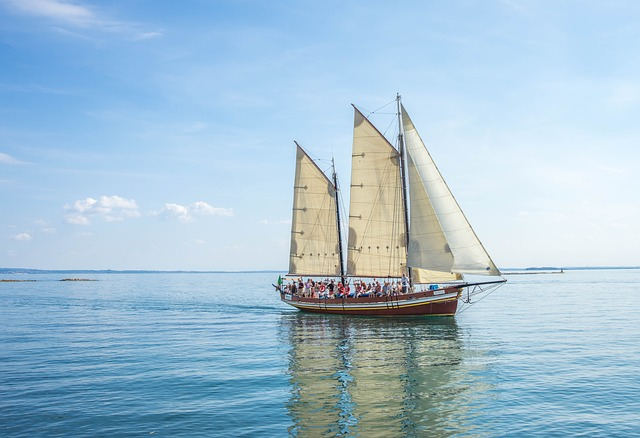
#> input picture eldyn_networks/ship.jpg, 640 x 438 px
$ python field_representaion.py   (older library calls are emulated)
#> lines starting #> are read from the running program, lines starting #| are printed output that depends on the picture
from PIL import Image, ImageDraw
import numpy as np

resize_width = 300
infile = "ship.jpg"
outfile = "test.thumbnail.jpg"
img = Image.open(infile)
#> img is the input picture: PIL image 640x438 RGB; mean R, G, B 163.1, 192.3, 211.3
#img.show()

# The file format of the source file.
print(img.format) # Output: JPEG
#| JPEG

# The pixel format used by the image. Typical values are “1”, “L”, “RGB”, or “CMYK.”
print(img.mode) # Output: RGB
#| RGB

# Image size, in pixels. The size is given as a 2-tuple (width, height).
print(img.size) # Output: (1200, 776)
#| (640, 438)

# Colour palette table, if any.
print(img.palette) # Output: None.size) # Output: (1200, 776)
#| None

# Colour palette table, if any.
print(img.palette) # Output: None
#| None

wpercent = (resize_width/float(img.size[0]))
#> wpercent = 0.469
hsize = int((float(img.size[1])*float(wpercent)))
#> hsize = 205
img = img.resize((resize_width,hsize), Image.ANTIALIAS)
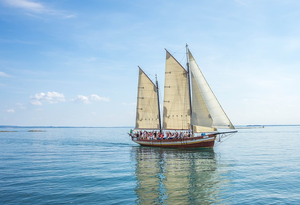
#> img: PIL image 300x205 RGB; mean R, G, B 163.1, 192.3, 211.3
img.save(outfile)
img.save("test.png")

draw = ImageDraw.Draw(img)
greyscale_image = img.convert('L')
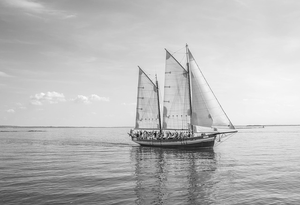
#> greyscale_image: PIL image 300x205 L; min 8, max 251, mean 185.8
imgCopy = img.copy()
imgCopy.show()

width = img.size[0]
#> width = 300
height = img.size[1]
#> height = 205

obj = img.load()
obj = img.load()

obj2 = np.ones((width, height), dtype=int)
# obj[:, :][0] = obj[:, :][0] + obj2[:, :]


greyscale_image.save('greyscale_image.jpg')
# greyscale_image.show()

increas = -50
for i in range(width):
    for j in range(height):
        a = obj[i, j][0] + increas * obj2[i, j]
        b = obj[i, j][1] + increas * obj2[i, j]
        c = obj[i, j][2] + increas * obj2[i, j]
        draw.point((i, j), (a, b, c))

img.show()
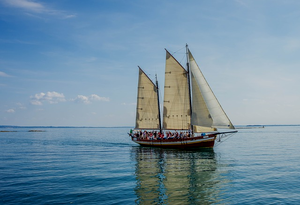
#> shown: PIL image 300x205 RGB; mean R, G, B 113.2, 142.4, 161.4

obj3 = obj2 + obj2
obj2 = obj3 * obj3
obj4 = 6 * np.ones((width, height), dtype=int)
obj5 = obj2 * obj4
print(obj5)
#> (printed output is left out)
print(obj5[:, 0].size)
#| 300
print(obj5[0, :].size)
#| 205
